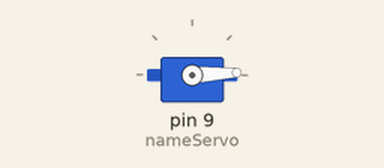
This sketch was run on a simulated Arduino Uno, built with avr-gcc and run on an emulated ATmega328P. Parts: servo.

Above: at 0.05 s.
At 0.45 s:
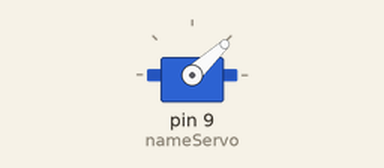
At 0.9 s:
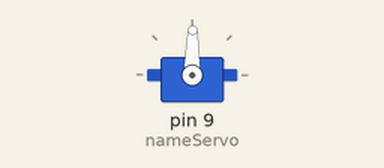
At 1.8 s:
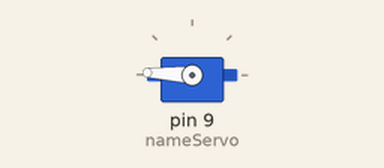
Timing chart, 0 to 4.2 s (numbered marks = the images above):
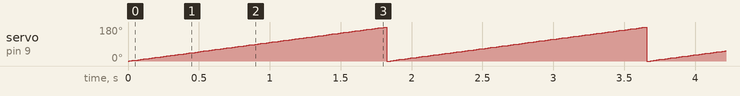

Measured:
- by itself, servo on pin 9 (nameServo): ramps from 0° to 180° and jumps back, once every 1.8 s

The sketch:

servoMotor.ino
```cpp
#include<Servo.h>
Servo nameServo;
 int position = 0;
void setup() {
  // put your setup code here, to run once:
nameServo.attach(9);
}

void loop() {
  for (position = 0;position<= 180;position ++) //rotates clockwise
  {
    nameServo.write(position);
    delay(10);
  }
  // put your main code here, to run repeatedly:

for (position = 180;position>= 0;position --); // rotates anticlockwise
  {
    nameServo.write(position);
    delay(10);
  }
}
```
